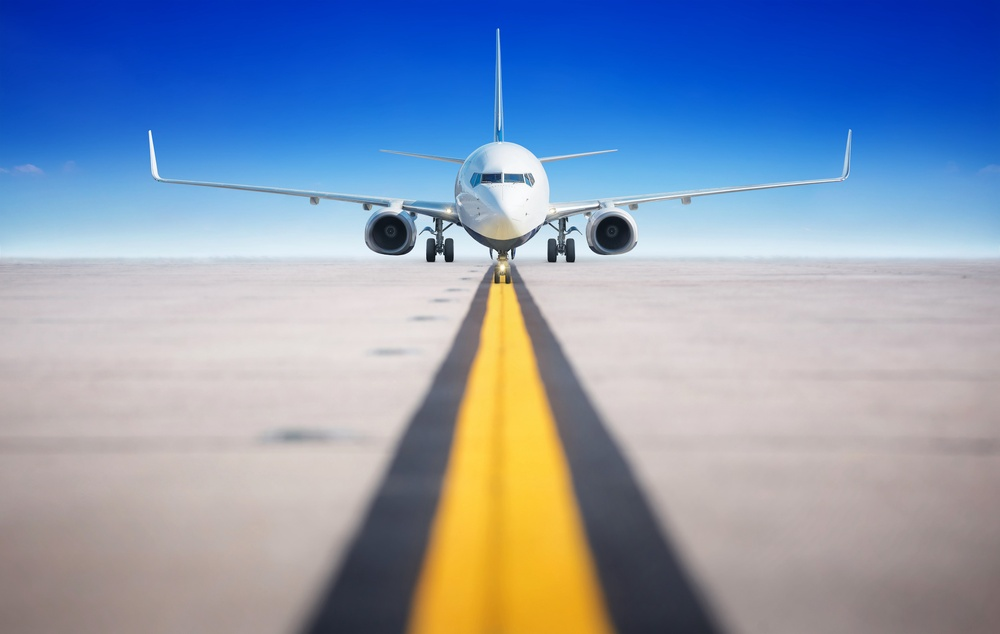
#> input picture plane1.jpg, 1000 x 634 px, shrunk from 2202 x 1396 before the run
$ jupyter execute Clustering.ipynb   (shell and % lines are left out)
#> lines starting #> are read from the running program, lines starting #| are printed output that depends on the picture
<p style="
    color:black;
    text-align: center;
    font-size:20px;
    font-weight:900;font-family: Times New Roman;">Institut supérieur de l'informatique et des technologies de la communication</p>

  <p style="
    padding:30px;
    color:black;
    text-align: center;
    font-size:50px;
    font-weight:500; border: 1px solid black;border-bottom: 8px solid black;margin-bottom:100px;">TP N°2 : Segmentation</p>

<p style="
    color:black;
    text-align: center;
    font-size:20px;
    font-weight:900;font-family: Times New Roman;">Ghada GHANNEY</p>
<p style="
    color:black;
    text-align: center;
    font-weight:500;"><span style="
    color:black;
     font-size:20px;
    text-align: center;
    font-weight:500;">  3 DNI Groupe 2    </span> </p>


<h4 style ="color : #102952 ; font-size: 30px; font-weight:900;  text-align: left;border-bottom: 0.5px solid #102952"> I - Objectifs </h4>

- Les objectifs de ce TP sont :
    * __Essayer la segmentation d'une image__

    * __Ajouter plusieurs types de bruits sur une image__

    * __Débruiter l'image__

<h4 style ="color : #102952 ; font-size: 30px; font-weight:900;  text-align: left;border-bottom: 0.5px solid #102952"> II : Partie Théorique </h4>

<h3 style ="margin-left:40px;color : font-size: 20px; font-weight:900"> 1 - C'est quoi une Ségmentation d'image ?</h3>

- La segmentation d'image est un processus critique de la vision par ordinateur. Il s'agit de diviser une entrée visuelle en segments pour simplifier l'analyse d'image.
- Les segments représentent des objets ou des parties d'objets et comprennent des ensembles de pixels, ou «super-pixels». La segmentation d'image trie les pixels en composants plus grands, éliminant ainsi le besoin de considérer les pixels individuels comme des unités d'observation.

<h3 style ="margin-left:50px;color :font-size: 20px; font-weight:900"> 2 - Niveaux d'analyse d'image </h3>

- ___Classification :___ catégorisation de l'image entière dans une classe telle que «personnes», «animaux», «à l'extérieur»
- ___Détection d'objets :___  détecter des objets dans une image et dessiner un rectangle autour d'eux, par exemple, une personne ou un mouton.
- ___Segmentation :___  identifier les parties de l'image et comprendre à quel objet elles appartiennent. La segmentation jette les bases de la détection et de la classification d'objets.

<h3 style ="margin-left:50px;color : font-size: 20px; font-weight:900">3 - Comment Appliquer la segmentation d'image ? </h3>

<h2 style ="margin-left:80px;color :#eb4034 ; font-size: 18px; font-weight:900;"> A. Applications de segmentation d'image : </h2>
<p style ="margin-left:80px"><b><i> - Détection de visage :</i></b> un type de détection de classe d'objets avec de nombreuses applications, y compris la biométrie et les fonctions de mise au point automatique dans les appareils photo numériques. </p>
<p style ="margin-left:80px"><b><i> - Imagerie médicale :</i></b> extrait les informations cliniquement pertinentes des images médicales. </p>
<p style ="margin-left:80px"><b><i> - Vision industrielle :</i></b> applications qui capturent et traitent des images pour fournir des conseils opérationnels aux appareils. </p>

<h2 style ="margin-left:80px;color :#eb4034 ; font-size: 18px; font-weight:900;"> B. Surveillance vidéo : </h2>
<p style ="margin-left:80px"><b><i> - Véhicules autonomes :</i></b> les voitures autonomes doivent être capables de percevoir et de comprendre leur environnement afin de conduire en toute sécurité. </p>
<p style ="margin-left:80px"><b><i> - Reconnaissance de l'iris :</i></b> une forme d'identification biométrique qui reconnaît les motifs complexes d'un iris. </p>
<p style ="margin-left:80px"><b><i> - Reconnaissance faciale :</i></b> identifie un individu dans une image à partir d'une source vidéo. </p>

<h3 style ="margin-left:50px;color :font-size: 20px; font-weight:900"> 4 - K-means clustering </h3>

- Le partitionnement en k-moyennes (ou k-means en anglais) est une méthode de partitionnement de données et un problème d'optimisation combinatoire. Étant donnés des points et un entier k, le problème est de diviser les points en k groupes, souvent appelés clusters, de façon à minimiser une certaine fonction. On considère la distance d'un point à la moyenne des points de son cluster ; la fonction à minimiser est la somme des carrés de ces distances.

- Il existe une heuristique classique pour ce problème, souvent appelée méthodes des k-moyennes, utilisée pour la plupart des applications. Le problème est aussi étudié comme un problème d'optimisation classique, avec par exemple des algorithmes d'approximation.

<h4 style ="color : #102952 ; font-size: 30px; font-weight:900;  text-align: left;border-bottom: 0.5px solid #102952"> III : Partie Pratique </h4>

[cell 1]
#Importation des bibliothèques

import numpy as np                          # numpy: Permet d’effectuer des calculs numériques avec Python. Elle introduit une gestion facilitée des tableaux de nombres.
from sklearn.cluster import KMeans          # KMeans: Permet d'appliquer algorithme kmeans-clustering.
from sklearn.cluster import MiniBatchKMeans # MiniBatchKMeans: Permet d'appliquer algorithme Mini-Batch K-Means clustering.
import skimage.io                           # skimage.io : Permet de lire et écrire des images dans différents formats.
import skimage.io
import matplotlib.pyplot as plt             # C'est une collection de fonctions qui font fonctionner matplotlib comme MATLAB. Chaque fonction pyplot modifie une figure: par exemple, crée une figure, crée une zone de traçage dans une figure, trace des lignes dans une zone de traçage, décore le tracé avec des étiquettes, etc.
import cv2                                  # cv2 : Permet le traitement d’images, que ce soit pour de la photo ou de la vidéo.
import matplotlib.image as mpimg            # Permet de lire une image d'un fichier dans un tableau

[cell 2]
#Afficher l'image originale avec mpimg.imread()

img_orig = mpimg.imread('plane1.jpg')
#> img_orig is the input picture: shape (634, 1000, 3); mean R, G, B 136.7, 153.1, 178.7
imgplot = plt.imshow(img_orig)
plt.show()

[cell 3]
# Afficher l'image originale avec mpimg.imread()

image = cv2.imread('plane1.jpg') # charger une image à partir du fichier spécifié.
                                 # Si l'image ne peut pas être lue (en raison d'un fichier manquant, d'autorisations incorrectes,
                                 # d'un format non pris en charge ou non valide), cette méthode renvoie une matrice vide.
(h1, w1) = image.shape[:2]
#> h1 = 634; w1 = 1000

image = cv2.cvtColor(image, cv2.COLOR_BGR2LAB)
#> image: shape (634, 1000, 3); mean of channels 0, 1, 2 162.5, 135.6, 113.5

image = image.reshape((image.shape[0] * image.shape[1], 3))

# Performs k-means clustering on the colors in the image
clt = KMeans(n_clusters = 2)
labels = clt.fit_predict(image)
quant = clt.cluster_centers_.astype("uint8")[labels]

#reshape the feature vectors to images
quant = quant.reshape((h1, w1, 3))
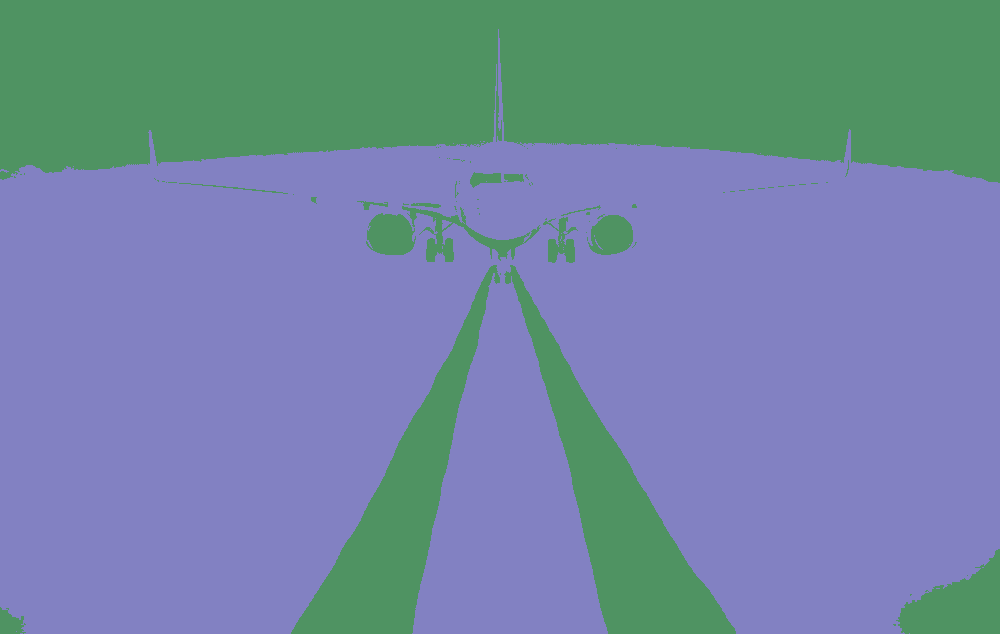
#> quant: shape (634, 1000, 3); mean of channels 0, 1, 2 162.1, 135, 113; drawn as B, G, R
image = image.reshape((h1, w1, 3))

# convert from L*a*b* to RGB
quant = cv2.cvtColor(quant, cv2.COLOR_LAB2BGR)
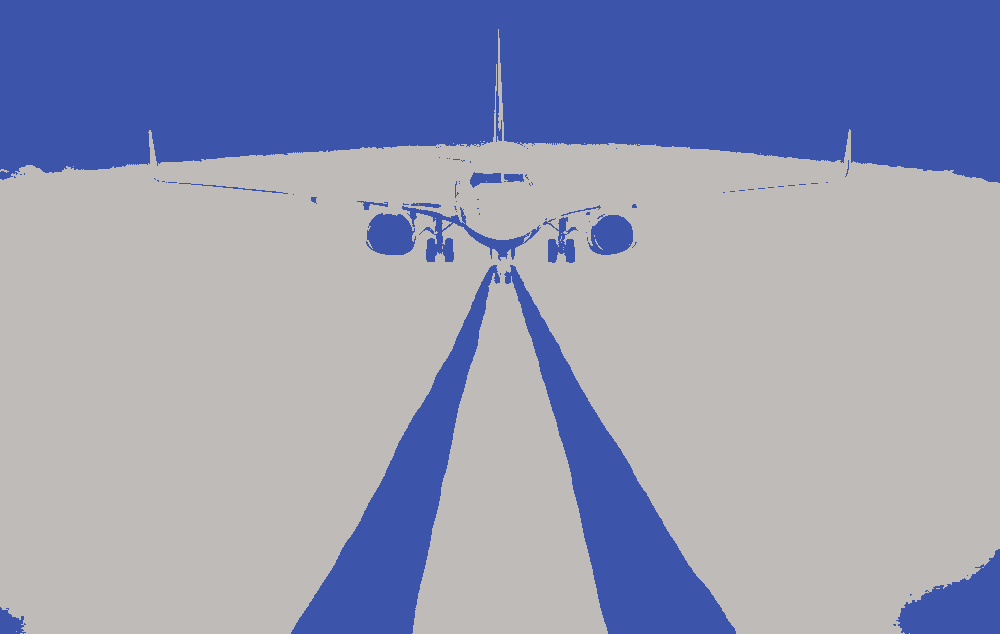
#> quant: shape (634, 1000, 3); mean B, G, R 179.7, 153.1, 147.5
image = cv2.cvtColor(image, cv2.COLOR_LAB2BGR)

cv2.imwrite('plane2.jpg', quant)
plt.imshow(image)

cv2.imread('plane1.jpg')
cv2.waitKey(0)
cv2.destroyAllWindows()

[cell 4]
plt.imshow(image)

[cell 5]
import skimage.io
import matplotlib.pyplot as plt
img_path="plane1.jpg"
img = skimage.io.imread(img_path)/255.0

def plotnoise(img, mode, r, c, i):
#> called with mode = 'gaussian', r = 4, c = 2, i = 1
    plt.subplot(r,c,i)
    if mode is not None:
        gimg = skimage.util.random_noise(img, mode=mode)
        plt.imshow(gimg)
    else:
        plt.imshow(img)
    plt.title(mode)
    plt.axis("off")

plt.figure(figsize=(18,24))
r=4
c=2
plotnoise(img, "gaussian", r,c,1)
plotnoise(img, "localvar", r,c,2)
plotnoise(img, "poisson", r,c,3)
plotnoise(img, "salt", r,c,4)
#> call 4 of plotnoise, with mode = 'salt', r = 4, c = 2, i = 4
#> in plotnoise (call 4), `gimg = skimage.util.random_noise(img, mode=mode)`:
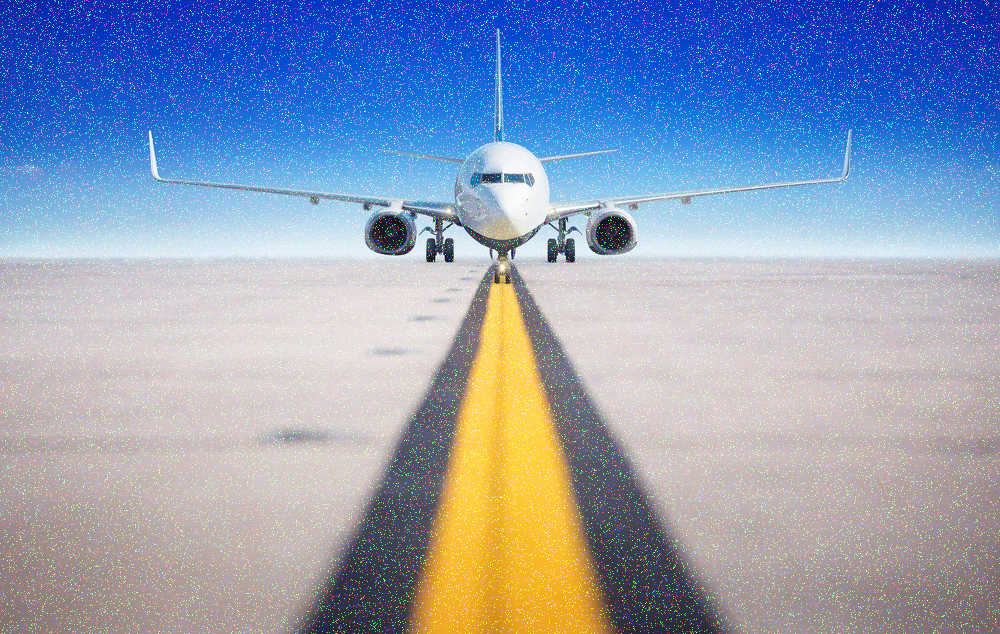
#> gimg: shape (634, 1000, 3) float64; mean R, G, B 0.559, 0.62, 0.715
plotnoise(img, "pepper", r,c,5)
#> in plotnoise (call 5), `gimg = skimage.util.random_noise(img, mode=mode)`:
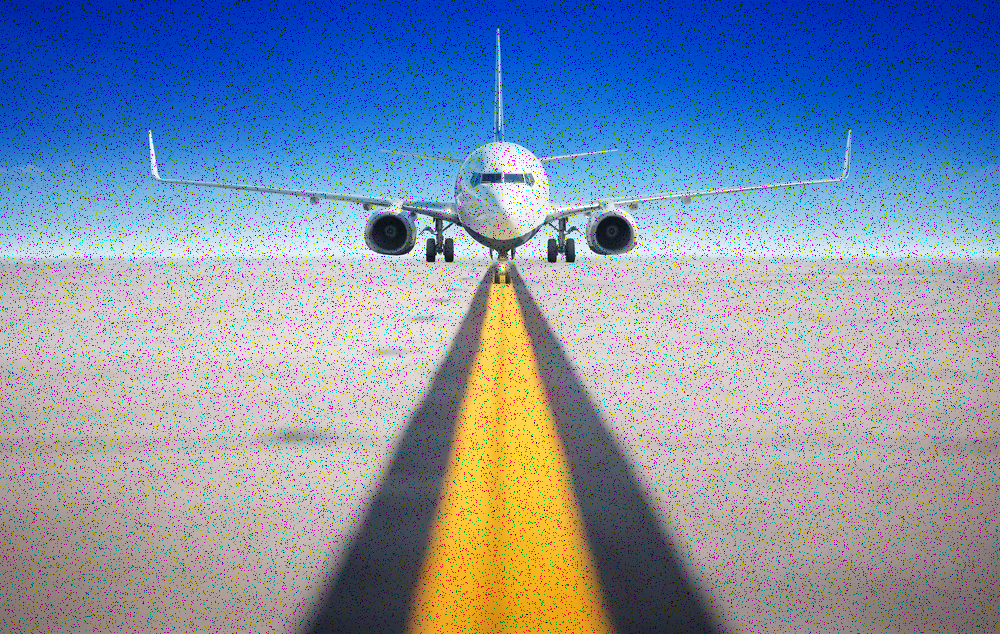
#> gimg: shape (634, 1000, 3) float64; mean R, G, B 0.509, 0.57, 0.666
plotnoise(img, "s&p", r,c,6)
#> in plotnoise (call 6), `gimg = skimage.util.random_noise(img, mode=mode)`:
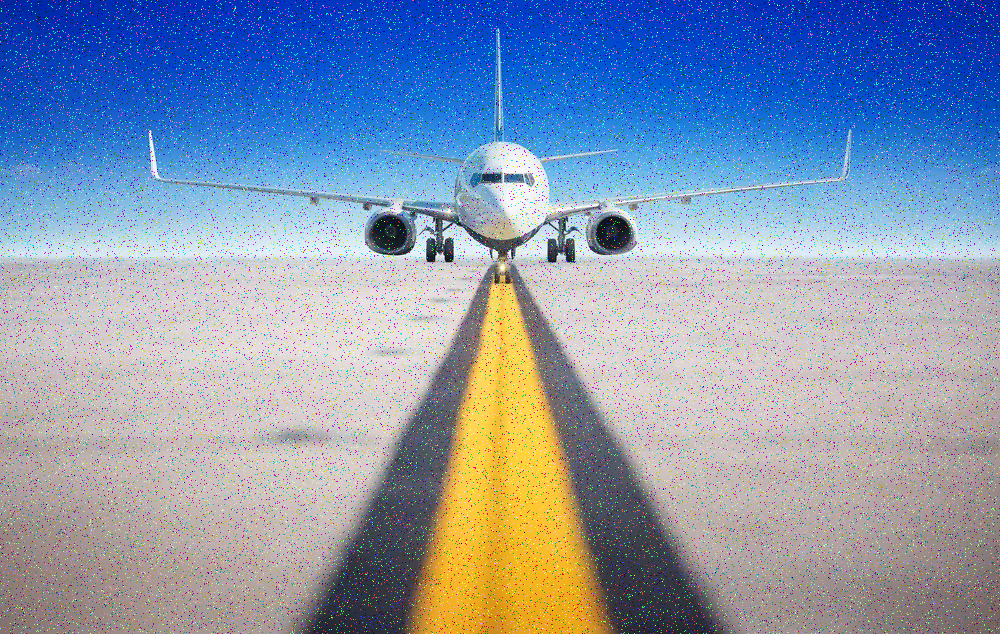
#> gimg: shape (634, 1000, 3) float64; mean R, G, B 0.534, 0.596, 0.691
plotnoise(img, "speckle", r,c,7)
plotnoise(img, None, r,c,8)
plt.show()

___- Fonction interact :___

ipywidgets.interact) crée automatiquement des commandes d'interface utilisateur (UI) pour explorer le code et les données de manière interactive. C'est le moyen le plus simple de commencer à utiliser les widgets IPython.

[cell 6]
from ipywidgets import interact, interactive, fixed, interact_manual
import ipywidgets as widgets
import skimage.io
import matplotlib.pyplot as plt
from ipywidgets import interactive

img_path='plane1.jpg'
img = skimage.io.imread(img_path)/255.0
def f(mode):
    if mode is not None:
        gimg = skimage.util.random_noise(img, mode=mode)
        plt.imshow(gimg)
    else:
        plt.imshow(img)
    plt.title(mode)
interact(f,mode=['gaussian','localvar','poisson','salt','pepper','s&p','speckle',None]);
#> the sliders are set to mode = gaussian

$ run again, with plane2.jpg copied over plane1.jpg
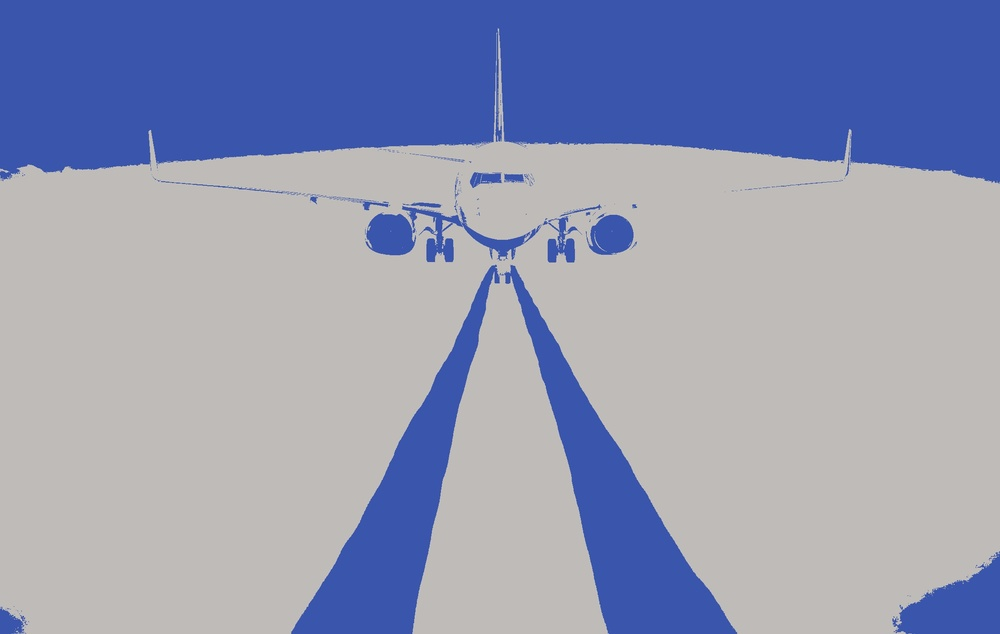
#> input picture plane2.jpg, 1000 x 634 px, shrunk from 2202 x 1396 before the run
#> img_orig is the input picture: shape (634, 1000, 3); mean R, G, B 146.8, 153.2, 180
#> in plotnoise (call 5), `gimg = skimage.util.random_noise(img, mode=mode)`:
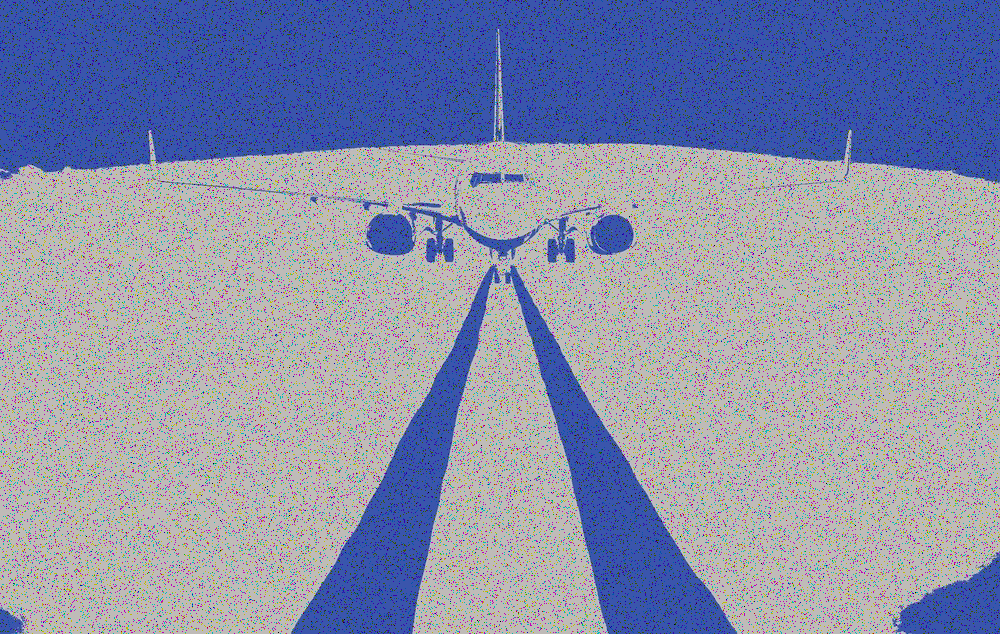
#> gimg: shape (634, 1000, 3) float64; mean R, G, B 0.547, 0.571, 0.671
#> in plotnoise (call 6), `gimg = skimage.util.random_noise(img, mode=mode)`:
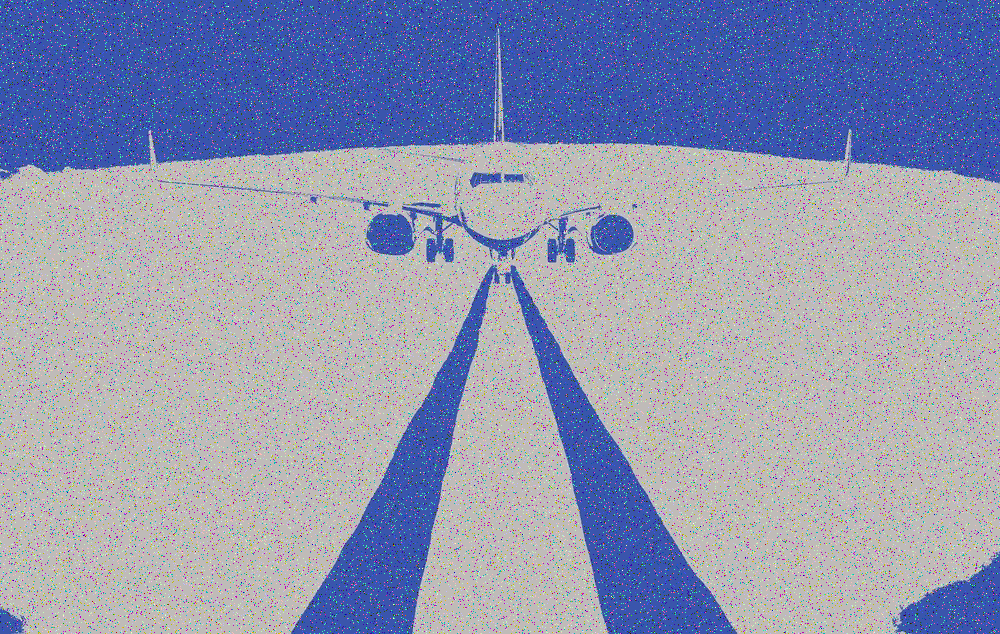
#> gimg: shape (634, 1000, 3) float64; mean R, G, B 0.572, 0.596, 0.696
